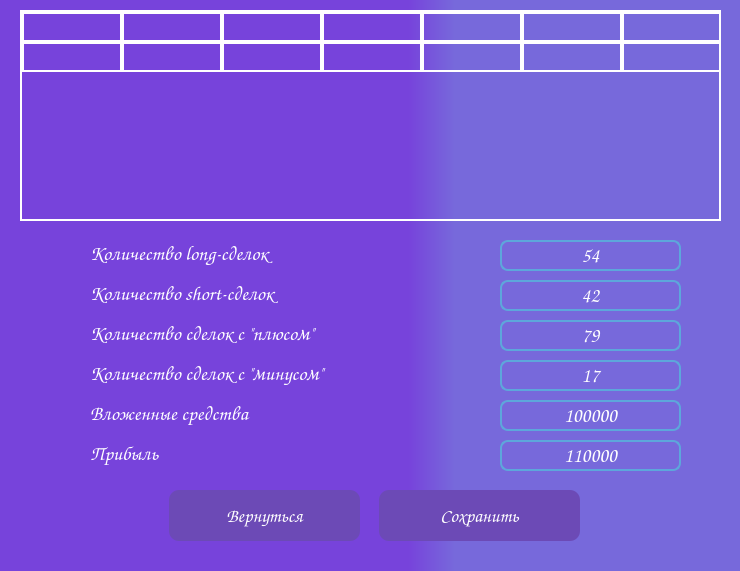
<?xml version="1.0" encoding="UTF-8"?>
<ui version="4.0">
 <class>CertainResult</class>
 <widget class="QMainWindow" name="CertainResult">
  <property name="geometry">
   <rect>
    <x>0</x>
    <y>0</y>
    <width>740</width>
    <height>571</height>
   </rect>
  </property>
  <property name="windowTitle">
   <string>Cash Counter</string>
  </property>
  <property name="windowIcon">
   <iconset>
    <normaloff>../../../Icons/app_icon.png</normaloff>../../../Icons/app_icon.png</iconset>
  </property>
  <widget class="QWidget" name="centralwidget">
   <widget class="QLabel" name="bg4_label">
    <property name="geometry">
     <rect>
      <x>-30</x>
      <y>-12</y>
      <width>811</width>
      <height>611</height>
     </rect>
    </property>
    <property name="styleSheet">
     <string notr="true">background-color: qlineargradient(spread:pad, x1:0, y1:0, x2:1, y2:0, stop:0.539773 rgba(119, 67, 219, 255), stop:0.596591 rgba(119, 105, 219, 255));
/*background-color: qlineargradient(spread:pad, x1:0, y1:0, x2:1, y2:0, stop:0.534091 rgba(119, 67, 219, 255), stop:0.573864 rgba(119, 105, 219, 255));*/</string>
    </property>
    <property name="text">
     <string/>
    </property>
    <property name="pixmap">
     <pixmap>../../../Icons/long_icon.png</pixmap>
    </property>
    <property name="indent">
     <number>2</number>
    </property>
   </widget>
   <widget class="QLabel" name="long_icon">
    <property name="geometry">
     <rect>
      <x>33</x>
      <y>240</y>
      <width>31</width>
      <height>31</height>
     </rect>
    </property>
    <property name="text">
     <string/>
    </property>
    <property name="pixmap">
     <pixmap>../../../Icons/long_icon.png</pixmap>
    </property>
   </widget>
   <widget class="QLabel" name="profit_icon">
    <property name="geometry">
     <rect>
      <x>33</x>
      <y>437</y>
      <width>31</width>
      <height>31</height>
     </rect>
    </property>
    <property name="text">
     <string/>
    </property>
    <property name="pixmap">
     <pixmap>../../../Icons/profit_icon.png</pixmap>
    </property>
   </widget>
   <widget class="QLabel" name="take_prof_icon">
    <property name="geometry">
     <rect>
      <x>33</x>
      <y>320</y>
      <width>31</width>
      <height>31</height>
     </rect>
    </property>
    <property name="text">
     <string/>
    </property>
    <property name="pixmap">
     <pixmap>../../../Icons/take_profit_icon.png</pixmap>
    </property>
   </widget>
   <widget class="QLabel" name="stop_icon">
    <property name="geometry">
     <rect>
      <x>33</x>
      <y>360</y>
      <width>31</width>
      <height>31</height>
     </rect>
    </property>
    <property name="text">
     <string/>
    </property>
    <property name="pixmap">
     <pixmap>../../../Icons/loss_icon.png</pixmap>
    </property>
   </widget>
   <widget class="QLabel" name="short_icon">
    <property name="geometry">
     <rect>
      <x>33</x>
      <y>280</y>
      <width>31</width>
      <height>31</height>
     </rect>
    </property>
    <property name="text">
     <string/>
    </property>
    <property name="pixmap">
     <pixmap>../../../Icons/short_icon.png</pixmap>
    </property>
   </widget>
   <widget class="QLabel" name="money_icon">
    <property name="geometry">
     <rect>
      <x>33</x>
      <y>404</y>
      <width>31</width>
      <height>31</height>
     </rect>
    </property>
    <property name="text">
     <string/>
    </property>
    <property name="pixmap">
     <pixmap>../../../Icons/cash_icon.png</pixmap>
    </property>
   </widget>
   <widget class="QLabel" name="long_label">
    <property name="geometry">
     <rect>
      <x>90</x>
      <y>238</y>
      <width>241</width>
      <height>31</height>
     </rect>
    </property>
    <property name="font">
     <font>
      <family>Comic Sans MS</family>
      <pointsize>15</pointsize>
     </font>
    </property>
    <property name="styleSheet">
     <string notr="true">color: white;</string>
    </property>
    <property name="text">
     <string>Количество long-сделок</string>
    </property>
   </widget>
   <widget class="QLabel" name="short_label">
    <property name="geometry">
     <rect>
      <x>90</x>
      <y>278</y>
      <width>251</width>
      <height>31</height>
     </rect>
    </property>
    <property name="font">
     <font>
      <family>Comic Sans MS</family>
      <pointsize>15</pointsize>
     </font>
    </property>
    <property name="styleSheet">
     <string notr="true">color: white;</string>
    </property>
    <property name="text">
     <string>Количество short-сделок</string>
    </property>
   </widget>
   <widget class="QLabel" name="money_label">
    <property name="geometry">
     <rect>
      <x>90</x>
      <y>398</y>
      <width>211</width>
      <height>31</height>
     </rect>
    </property>
    <property name="font">
     <font>
      <family>Comic Sans MS</family>
      <pointsize>15</pointsize>
     </font>
    </property>
    <property name="styleSheet">
     <string notr="true">color: white;</string>
    </property>
    <property name="text">
     <string>Вложенные средства</string>
    </property>
   </widget>
   <widget class="QLabel" name="profit_label">
    <property name="geometry">
     <rect>
      <x>90</x>
      <y>438</y>
      <width>91</width>
      <height>31</height>
     </rect>
    </property>
    <property name="font">
     <font>
      <family>Comic Sans MS</family>
      <pointsize>15</pointsize>
     </font>
    </property>
    <property name="styleSheet">
     <string notr="true">color: white;</string>
    </property>
    <property name="text">
     <string>Прибыль</string>
    </property>
   </widget>
   <widget class="QLabel" name="take_prof_label">
    <property name="geometry">
     <rect>
      <x>90</x>
      <y>318</y>
      <width>311</width>
      <height>31</height>
     </rect>
    </property>
    <property name="font">
     <font>
      <family>Comic Sans MS</family>
      <pointsize>15</pointsize>
     </font>
    </property>
    <property name="styleSheet">
     <string notr="true">color: white;</string>
    </property>
    <property name="text">
     <string>Количество сделок с &quot;плюсом&quot;</string>
    </property>
   </widget>
   <widget class="QLabel" name="stop_label">
    <property name="geometry">
     <rect>
      <x>90</x>
      <y>358</y>
      <width>311</width>
      <height>31</height>
     </rect>
    </property>
    <property name="font">
     <font>
      <family>Comic Sans MS</family>
      <pointsize>15</pointsize>
     </font>
    </property>
    <property name="styleSheet">
     <string notr="true">color: white;</string>
    </property>
    <property name="text">
     <string>Количество сделок с &quot;минусом&quot;</string>
    </property>
   </widget>
   <widget class="QLabel" name="long_info">
    <property name="geometry">
     <rect>
      <x>500</x>
      <y>240</y>
      <width>181</width>
      <height>31</height>
     </rect>
    </property>
    <property name="font">
     <font>
      <family>Comic Sans MS</family>
      <pointsize>15</pointsize>
     </font>
    </property>
    <property name="styleSheet">
     <string notr="true">color: white;
border: 2px solid #5DA7DB;
text-align: center;
border-radius: 8px;</string>
    </property>
    <property name="text">
     <string>54</string>
    </property>
    <property name="alignment">
     <set>Qt::AlignCenter</set>
    </property>
   </widget>
   <widget class="QLabel" name="short_info">
    <property name="geometry">
     <rect>
      <x>500</x>
      <y>280</y>
      <width>181</width>
      <height>31</height>
     </rect>
    </property>
    <property name="font">
     <font>
      <family>Comic Sans MS</family>
      <pointsize>15</pointsize>
     </font>
    </property>
    <property name="styleSheet">
     <string notr="true">color: white;
border: 2px solid #5DA7DB;
text-align: center;
border-radius: 8px;</string>
    </property>
    <property name="text">
     <string>42</string>
    </property>
    <property name="alignment">
     <set>Qt::AlignCenter</set>
    </property>
   </widget>
   <widget class="QLabel" name="take_prof_info">
    <property name="geometry">
     <rect>
      <x>500</x>
      <y>320</y>
      <width>181</width>
      <height>31</height>
     </rect>
    </property>
    <property name="font">
     <font>
      <family>Comic Sans MS</family>
      <pointsize>15</pointsize>
     </font>
    </property>
    <property name="styleSheet">
     <string notr="true">color: white;
border: 2px solid #5DA7DB;
text-align: center;
border-radius: 8px;</string>
    </property>
    <property name="text">
     <string>79</string>
    </property>
    <property name="alignment">
     <set>Qt::AlignCenter</set>
    </property>
   </widget>
   <widget class="QLabel" name="stop_info">
    <property name="geometry">
     <rect>
      <x>500</x>
      <y>360</y>
      <width>181</width>
      <height>31</height>
     </rect>
    </property>
    <property name="font">
     <font>
      <family>Comic Sans MS</family>
      <pointsize>15</pointsize>
     </font>
    </property>
    <property name="styleSheet">
     <string notr="true">color: white;
border: 2px solid #5DA7DB;
text-align: center;
border-radius: 8px;</string>
    </property>
    <property name="text">
     <string>17</string>
    </property>
    <property name="alignment">
     <set>Qt::AlignCenter</set>
    </property>
   </widget>
   <widget class="QLabel" name="money_info">
    <property name="geometry">
     <rect>
      <x>500</x>
      <y>400</y>
      <width>181</width>
      <height>31</height>
     </rect>
    </property>
    <property name="font">
     <font>
      <family>Comic Sans MS</family>
      <pointsize>15</pointsize>
     </font>
    </property>
    <property name="styleSheet">
     <string notr="true">color: white;
border: 2px solid #5DA7DB;
text-align: center;
border-radius: 8px;</string>
    </property>
    <property name="text">
     <string>100000</string>
    </property>
    <property name="alignment">
     <set>Qt::AlignCenter</set>
    </property>
   </widget>
   <widget class="QLabel" name="profit_info">
    <property name="geometry">
     <rect>
      <x>500</x>
      <y>440</y>
      <width>181</width>
      <height>31</height>
     </rect>
    </property>
    <property name="font">
     <font>
      <family>Comic Sans MS</family>
      <pointsize>15</pointsize>
     </font>
    </property>
    <property name="styleSheet">
     <string notr="true">color: white;
border: 2px solid #5DA7DB;
text-align: center;
border-radius: 8px;</string>
    </property>
    <property name="text">
     <string>110000</string>
    </property>
    <property name="alignment">
     <set>Qt::AlignCenter</set>
    </property>
   </widget>
   <widget class="QPushButton" name="return_btn">
    <property name="enabled">
     <bool>true</bool>
    </property>
    <property name="geometry">
     <rect>
      <x>169</x>
      <y>490</y>
      <width>191</width>
      <height>51</height>
     </rect>
    </property>
    <property name="font">
     <font>
      <family>Comic Sans MS</family>
      <pointsize>14</pointsize>
     </font>
    </property>
    <property name="cursor">
     <cursorShape>PointingHandCursor</cursorShape>
    </property>
    <property name="toolTip">
     <string>На главный экран</string>
    </property>
    <property name="autoFillBackground">
     <bool>false</bool>
    </property>
    <property name="styleSheet">
     <string notr="true">QPushButton{
	background-color: #6C4AB6;
	color: white;
	border-radius: 10px;
}

:hover{
	background-color: #FF1E6D;
}

:disabled{
	color: rgba(255, 255, 255, 100);
	background-color: #67207D;
}
</string>
    </property>
    <property name="text">
     <string>Вернуться</string>
    </property>
    <property name="icon">
     <iconset>
      <normaloff>../../../Icons/return_icon.png</normaloff>../../../Icons/return_icon.png</iconset>
    </property>
    <property name="checkable">
     <bool>false</bool>
    </property>
   </widget>
   <widget class="QPushButton" name="save_btn">
    <property name="enabled">
     <bool>true</bool>
    </property>
    <property name="geometry">
     <rect>
      <x>379</x>
      <y>490</y>
      <width>201</width>
      <height>51</height>
     </rect>
    </property>
    <property name="font">
     <font>
      <family>Comic Sans MS</family>
      <pointsize>14</pointsize>
     </font>
    </property>
    <property name="cursor">
     <cursorShape>PointingHandCursor</cursorShape>
    </property>
    <property name="toolTip">
     <string>Сохранить в историю</string>
    </property>
    <property name="toolTipDuration">
     <number>-3</number>
    </property>
    <property name="autoFillBackground">
     <bool>false</bool>
    </property>
    <property name="styleSheet">
     <string notr="true">QPushButton{
	background-color: #6C4AB6;
	color: white;
	border-radius: 10px;
}

:hover{
	background-color: #00FFAE;
}

:disabled{
	color: rgba(255, 255, 255, 100);
	background-color: #67207D;
}

</string>
    </property>
    <property name="text">
     <string>Сохранить</string>
    </property>
    <property name="checkable">
     <bool>false</bool>
    </property>
   </widget>
   <widget class="QTableWidget" name="detailed_table">
    <property name="enabled">
     <bool>true</bool>
    </property>
    <property name="geometry">
     <rect>
      <x>20</x>
      <y>10</y>
      <width>701</width>
      <height>211</height>
     </rect>
    </property>
    <property name="font">
     <font>
      <family>Comic Sans MS</family>
      <pointsize>12</pointsize>
     </font>
    </property>
    <property name="focusPolicy">
     <enum>Qt::ClickFocus</enum>
    </property>
    <property name="autoFillBackground">
     <bool>false</bool>
    </property>
    <property name="styleSheet">
     <string notr="true">QTableWidget{
	background-color: transparent;
	border: 2px solid white;
	color: white;
	border-color: rgb(255, 255, 255);
}

QTableWidget::item {
	text-align: center;
	border: 2px solid white;
}

QTableWidget::horizontal_header {
	background-color: red;
}</string>
    </property>
    <property name="horizontalScrollBarPolicy">
     <enum>Qt::ScrollBarAlwaysOff</enum>
    </property>
    <property name="autoScroll">
     <bool>true</bool>
    </property>
    <property name="dragEnabled">
     <bool>false</bool>
    </property>
    <property name="alternatingRowColors">
     <bool>false</bool>
    </property>
    <property name="selectionBehavior">
     <enum>QAbstractItemView::SelectRows</enum>
    </property>
    <property name="showGrid">
     <bool>false</bool>
    </property>
    <property name="gridStyle">
     <enum>Qt::NoPen</enum>
    </property>
    <property name="sortingEnabled">
     <bool>true</bool>
    </property>
    <property name="rowCount">
     <number>2</number>
    </property>
    <property name="columnCount">
     <number>7</number>
    </property>
    <attribute name="horizontalHeaderVisible">
     <bool>false</bool>
    </attribute>
    <attribute name="horizontalHeaderHighlightSections">
     <bool>true</bool>
    </attribute>
    <attribute name="verticalHeaderVisible">
     <bool>false</bool>
    </attribute>
    <attribute name="verticalHeaderStretchLastSection">
     <bool>false</bool>
    </attribute>
    <row/>
    <row/>
    <column>
     <property name="text">
      <string>Время</string>
     </property>
    </column>
    <column>
     <property name="text">
      <string>Тип сделки</string>
     </property>
    </column>
    <column>
     <property name="text">
      <string>Цена</string>
     </property>
    </column>
    <column>
     <property name="text">
      <string>Stop-loss</string>
     </property>
    </column>
    <column>
     <property name="text">
      <string>Take-profit</string>
     </property>
    </column>
    <column>
     <property name="text">
      <string>Количество акций</string>
     </property>
    </column>
    <column>
     <property name="text">
      <string>Сумма</string>
     </property>
    </column>
    <item row="0" column="0">
     <property name="text">
      <string/>
     </property>
     <property name="textAlignment">
      <set>AlignCenter</set>
     </property>
    </item>
    <item row="0" column="1">
     <property name="text">
      <string/>
     </property>
     <property name="textAlignment">
      <set>AlignCenter</set>
     </property>
    </item>
    <item row="1" column="2">
     <property name="text">
      <string/>
     </property>
    </item>
   </widget>
  </widget>
  <widget class="QMenuBar" name="menubar">
   <property name="geometry">
    <rect>
     <x>0</x>
     <y>0</y>
     <width>740</width>
     <height>21</height>
    </rect>
   </property>
  </widget>
 </widget>
 <resources/>
 <connections/>
</ui>
